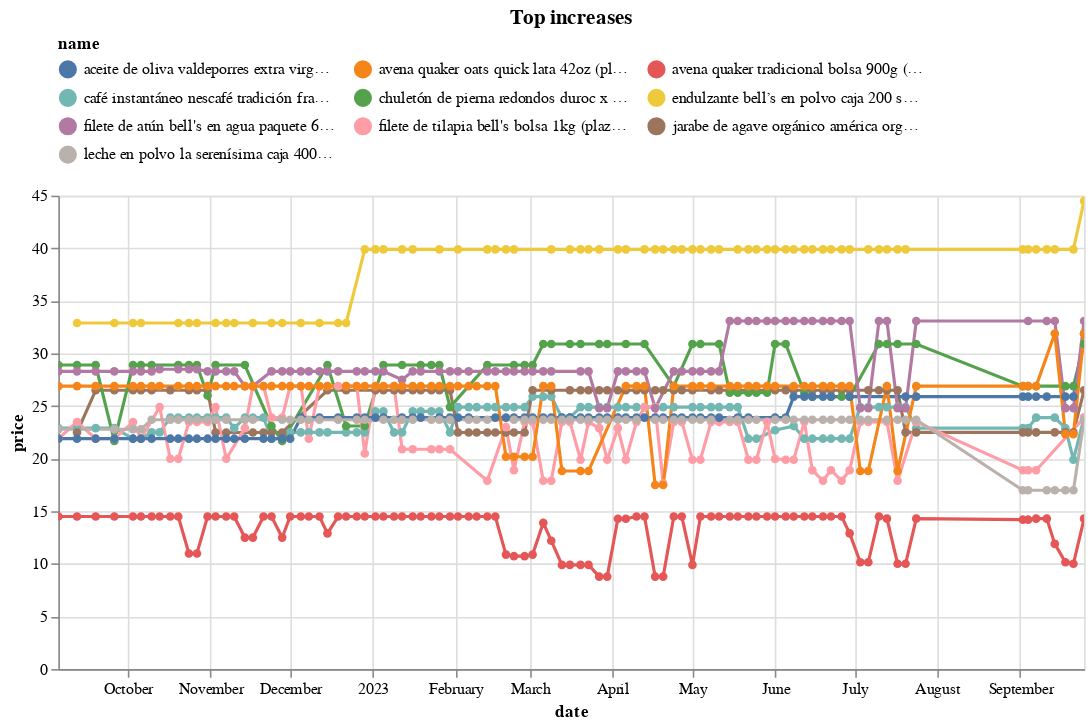

This figure's notebook cell:
### Code cell
(top_changes_abs
 .sort_values('change')
 .tail(10)
 .pipe(plot_changes, 'Top increases')
)

### Figure 1 — Vega-Lite specification as saved in the notebook (floating-point values rounded to 4 significant figures; data arrays with more than 128 entries replaced by an {"elided": "..."} marker saying what was removed)
{"config": {"view": {"continuousWidth": 300, "continuousHeight": 300}, "legend": {"columns": 3, "orient": "top"}}, "data": {"name": "data-1537a5f783b91f12382f15e76a0c54b3"}, "mark": {"type": "line", "point": true}, "encoding": {"color": {"field": "name", "scale": {"domain": ["aceite de oliva valdeporres extra virgen botella 500ml (plaza_vea)", "avena quaker oats quick lata 42oz (plaza_vea)", "avena quaker tradicional bolsa 900g (plaza_vea)", "café instantáneo nescafé tradición frasco 170g (plaza_vea)", "chuletón de pierna redondos duroc x kg (plaza_vea)", "endulzante bell’s en polvo caja 200 sobres (plaza_vea)", "filete de atún bell's en agua paquete 6un (plaza_vea)", "filete de tilapia bell's bolsa 1kg (plaza_vea)", "jarabe de agave orgánico américa orgánica botella 330g (plaza_vea)", "leche en polvo la serenísima caja 400g (plaza_vea)"]}, "type": "nominal"}, "tooltip": [{"field": "name", "type": "nominal"}, {"field": "price", "type": "quantitative"}, {"field": "last_price", "type": "quantitative"}], "x": {"field": "date", "type": "temporal"}, "y": {"field": "price", "type": "quantitative"}}, "params": [{"name": "param_11", "select": {"type": "point", "fields": ["name"]}, "bind": "legend"}, {"name": "param_12", "select": {"type": "interval", "encodings": ["x", "y"]}, "bind": "scales"}], "title": "Top increases", "transform": [{"filter": {"param": "param_11"}}], "width": 650, "$schema": "https://vega.github.io/schema/vega-lite/v5.14.1.json", "datasets": {"data-1537a5f783b91f12382f15e76a0c54b3": {"elided": "810 records"}}}
